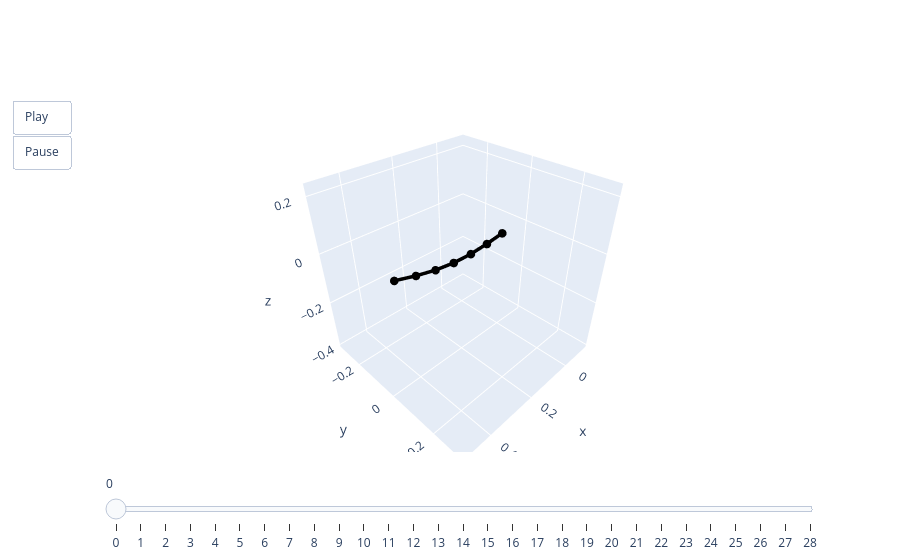

The notebook cell saved with this chart:
### Code cell
animate(pred[-1])

### Figure 1 — Plotly figure (JSON) as saved in the notebook; plotly's stock layout.template omitted (floating-point values rounded to 4 significant figures)
{"data": [{"line": {"color": "black", "width": 7}, "marker": {"size": 5}, "mode": "lines+markers", "type": "scatter3d", "x": [0, 0.07843, 0.1561, 0.2339, 0.3112, 0.3874, 0.464], "y": [0, 0, 0, 0, 0, 0, 0], "z": [0, -0.009989, -0.01555, -0.01398, -0.004301, 0.01238, 0.03369]}], "layout": {"scene": {"aspectmode": "cube", "xaxis": {"autorange": false, "range": [-0.134, 0.5184]}, "yaxis": {"autorange": false, "range": [-0.3262, 0.3262]}, "zaxis": {"autorange": false, "range": [-0.4119, 0.2405]}}, "sliders": [{"steps": [{"args": [["0"], {"frame": {"duration": 0, "redraw": true}, "mode": "immediate"}], "label": "0", "method": "animate"}, {"args": [["1"], {"frame": {"duration": 0, "redraw": true}, "mode": "immediate"}], "label": "1", "method": "animate"}, {"args": [["2"], {"frame": {"duration": 0, "redraw": true}, "mode": "immediate"}], "label": "2", "method": "animate"}, {"args": [["3"], {"frame": {"duration": 0, "redraw": true}, "mode": "immediate"}], "label": "3", "method": "animate"}, {"args": [["4"], {"frame": {"duration": 0, "redraw": true}, "mode": "immediate"}], "label": "4", "method": "animate"}, {"args": [["5"], {"frame": {"duration": 0, "redraw": true}, "mode": "immediate"}], "label": "5", "method": "animate"}, {"args": [["6"], {"frame": {"duration": 0, "redraw": true}, "mode": "immediate"}], "label": "6", "method": "animate"}, {"args": [["7"], {"frame": {"duration": 0, "redraw": true}, "mode": "immediate"}], "label": "7", "method": "animate"}, {"args": [["8"], {"frame": {"duration": 0, "redraw": true}, "mode": "immediate"}], "label": "8", "method": "animate"}, {"args": [["9"], {"frame": {"duration": 0, "redraw": true}, "mode": "immediate"}], "label": "9", "method": "animate"}, {"args": [["10"], {"frame": {"duration": 0, "redraw": true}, "mode": "immediate"}], "label": "10", "method": "animate"}, {"args": [["11"], {"frame": {"duration": 0, "redraw": true}, "mode": "immediate"}], "label": "11", "method": "animate"}, {"args": [["12"], {"frame": {"duration": 0, "redraw": true}, "mode": "immediate"}], "label": "12", "method": "animate"}, {"args": [["13"], {"frame": {"duration": 0, "redraw": true}, "mode": "immediate"}], "label": "13", "method": "animate"}, {"args": [["14"], {"frame": {"duration": 0, "redraw": true}, "mode": "immediate"}], "label": "14", "method": "animate"}, {"args": [["15"], {"frame": {"duration": 0, "redraw": true}, "mode": "immediate"}], "label": "15", "method": "animate"}, {"args": [["16"], {"frame": {"duration": 0, "redraw": true}, "mode": "immediate"}], "label": "16", "method": "animate"}, {"args": [["17"], {"frame": {"duration": 0, "redraw": true}, "mode": "immediate"}], "label": "17", "method": "animate"}, {"args": [["18"], {"frame": {"duration": 0, "redraw": true}, "mode": "immediate"}], "label": "18", "method": "animate"}, {"args": [["19"], {"frame": {"duration": 0, "redraw": true}, "mode": "immediate"}], "label": "19", "method": "animate"}, {"args": [["20"], {"frame": {"duration": 0, "redraw": true}, "mode": "immediate"}], "label": "20", "method": "animate"}, {"args": [["21"], {"frame": {"duration": 0, "redraw": true}, "mode": "immediate"}], "label": "21", "method": "animate"}, {"args": [["22"], {"frame": {"duration": 0, "redraw": true}, "mode": "immediate"}], "label": "22", "method": "animate"}, {"args": [["23"], {"frame": {"duration": 0, "redraw": true}, "mode": "immediate"}], "label": "23", "method": "animate"}, {"args": [["24"], {"frame": {"duration": 0, "redraw": true}, "mode": "immediate"}], "label": "24", "method": "animate"}, {"args": [["25"], {"frame": {"duration": 0, "redraw": true}, "mode": "immediate"}], "label": "25", "method": "animate"}, {"args": [["26"], {"frame": {"duration": 0, "redraw": true}, "mode": "immediate"}], "label": "26", "method": "animate"}, {"args": [["27"], {"frame": {"duration": 0, "redraw": true}, "mode": "immediate"}], "label": "27", "method": "animate"}, {"args": [["28"], {"frame": {"duration": 0, "redraw": true}, "mode": "immediate"}], "label": "28", "method": "animate"}]}], "updatemenus": [{"buttons": [{"args": [null, {"frame": {"duration": 50, "redraw": true}, "fromcurrent": true}], "label": "Play", "method": "animate"}, {"args": [[null], {"frame": {"duration": 0, "redraw": true}, "mode": "immediate"}], "label": "Pause", "method": "animate"}], "showactive": false, "type": "buttons"}]}}
